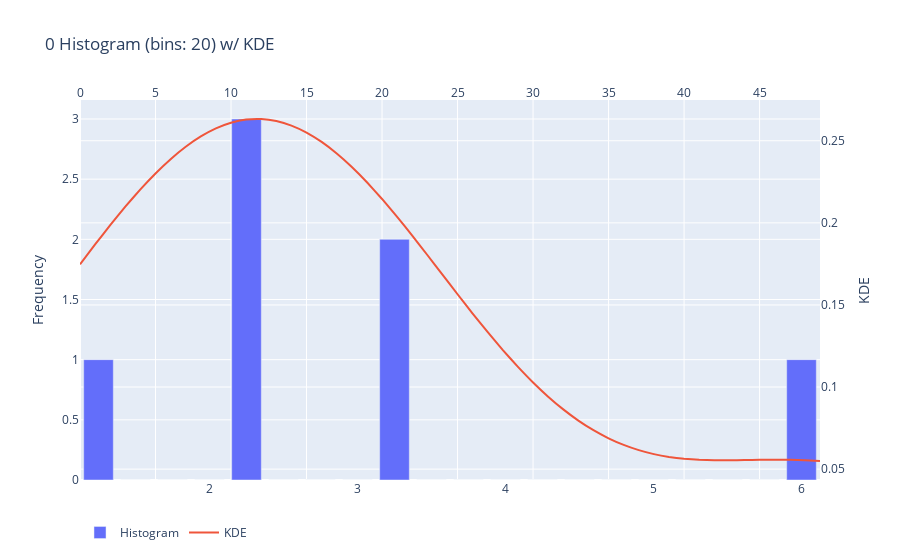
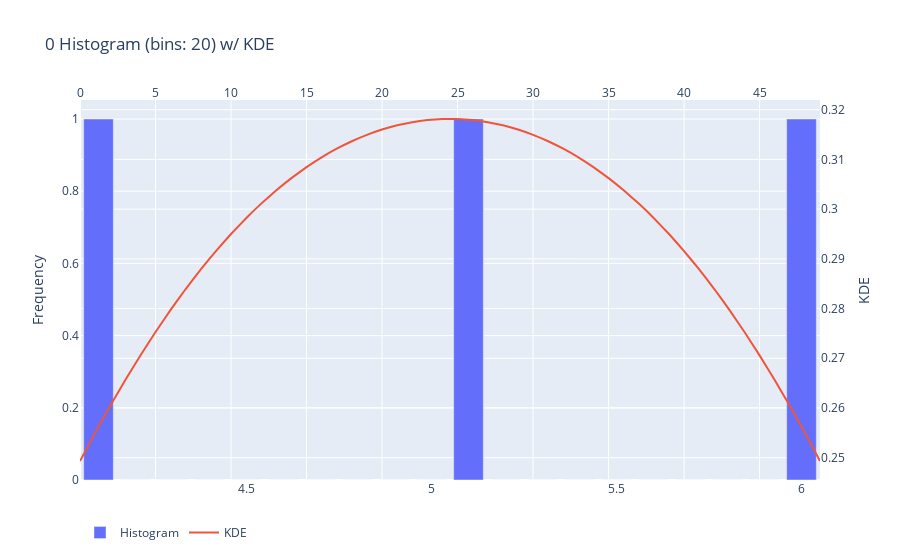

The notebook cell these images were saved under, in order:
### Code cell
# DISCLAIMER: 'df' refers to the data you passed in when calling 'dtale.show'


import pandas as pd


def HistogramCodeExport(df):

    # DISCLAIMER: 'df' refers to the data you passed in when calling 'dtale.show'

    import numpy as np
    import pandas as pd
    import plotly.graph_objs as go

    if isinstance(df, (pd.DatetimeIndex, pd.MultiIndex)):
        df = df.to_frame(index=False)

    # remove any pre-existing indices for ease of use in the D-Tale code, but this is not required
    df = df.reset_index().drop('index', axis=1, errors='ignore')
    df.columns = [str(c) for c in df.columns]  # update columns to strings in case they are numbers

    s = df[~pd.isnull(df['0'])][['0']]
    chart, labels = np.histogram(s['0'], bins=20)
    import scipy.stats as sts
    kde = sts.gaussian_kde(s['0'])
    kde_data = kde.pdf(np.linspace(labels.min(), labels.max()))
    # main statistics
    stats = df['0'].describe().to_frame().T
    charts = [
        go.Bar(x=labels[1:], y=chart, name='Histogram'),
        go.Scatter(
            x=list(range(len(kde_data))), y=kde_data, name='KDE', yaxis='y2', xaxis='x2', line={'shape': 'spline', 'smoothing': 0.3}, mode='lines'
        )
    ]
    figure = go.Figure(data=charts, layout=go.Layout({
        'barmode': 'group',
        'legend': {'orientation': 'h'},
        'title': {'text': '0 Histogram (bins: 20) w/ KDE'},
        'xaxis2': {'anchor': 'y', 'overlaying': 'x', 'side': 'top'},
        'yaxis': {'side': 'left', 'title': {'text': 'Frequency'}},
        'yaxis2': {'overlaying': 'y', 'side': 'right', 'title': {'text': 'KDE'}}
    }))

    # If you're having trouble viewing your chart in your notebook try passing your 'chart' into this snippet:
    #
    # from plotly.offline import iplot, init_notebook_mode
    #
    # init_notebook_mode(connected=True)
    # for chart in charts:
    #     chart.pop('id', None) # for some reason iplot does not like 'id'
    # iplot(figure)
    # DISCLAIMER: 'df' refers to the data you passed in when calling 'dtale.show'

    import numpy as np
    import pandas as pd
    import plotly.graph_objs as go

    if isinstance(df, (pd.DatetimeIndex, pd.MultiIndex)):
        df = df.to_frame(index=False)

    # remove any pre-existing indices for ease of use in the D-Tale code, but this is not required
    df = df.reset_index().drop('index', axis=1, errors='ignore')
    df.columns = [str(c) for c in df.columns]  # update columns to strings in case they are numbers

    s = df[~pd.isnull(df['0'])][['0']]
    chart, labels = np.histogram(s['0'], bins=20)
    import scipy.stats as sts
    kde = sts.gaussian_kde(s['0'])
    kde_data = kde.pdf(np.linspace(labels.min(), labels.max()))
    # main statistics
    stats = df['0'].describe().to_frame().T
    charts = [
        go.Bar(x=labels[1:], y=chart, name='Histogram'),
        go.Scatter(
            x=list(range(len(kde_data))), y=kde_data, name='KDE',		yaxis='y2', xaxis='x2',		line={'shape': 'spline', 'smoothing': 0.3}, mode='lines'
        )
    ]
    figure = go.Figure(data=charts, layout=go.Layout({
        'barmode': 'group',
        'legend': {'orientation': 'h'},
        'title': {'text': '0 Histogram (bins: 20) w/ KDE'},
        'xaxis2': {'anchor': 'y', 'overlaying': 'x', 'side': 'top'},
        'yaxis': {'side': 'left', 'title': {'text': 'Frequency'}},
        'yaxis2': {'overlaying': 'y', 'side': 'right', 'title': {'text': 'KDE'}}
    }))

    # If you're having trouble viewing your chart in your notebook try passing your 'chart' into this snippet:
    #
    # from plotly.offline import iplot, init_notebook_mode
    #
    # init_notebook_mode(connected=True)
    # for chart in charts:
    #     chart.pop('id', None) # for some reason iplot does not like 'id'
    # iplot(figure)
    return figure


dfs = [pd.DataFrame([1,6,2,3,2,3,2]), 
       pd.DataFrame([4,5,6])]


for df in dfs:
    fig = HistogramCodeExport(df)
    fig.show()
    print(fig.data)

### Figure 1 — Plotly figure (JSON) as saved in the notebook; plotly's stock layout.template omitted (floating-point values rounded to 4 significant figures)
{"data": [{"name": "Histogram", "type": "bar", "x": [1.25, 1.5, 1.75, 2, 2.25, 2.5, 2.75, 3, 3.25, 3.5, 3.75, 4, 4.25, 4.5, 4.75, 5, 5.25, 5.5, 5.75, 6], "y": [1, 0, 0, 0, 3, 0, 0, 0, 2, 0, 0, 0, 0, 0, 0, 0, 0, 0, 0, 1]}, {"line": {"shape": "spline", "smoothing": 0.3}, "mode": "lines", "name": "KDE", "type": "scatter", "x": [0, 1, 2, 3, 4, 5, 6, 7, 8, 9, 10, 11, 12, 13, 14, 15, 16, 17, 18, 19, 20, 21, 22, 23, 24, 25, 26, 27, 28, 29, 30, 31, 32, 33, 34, 35, 36, 37, 38, 39, 40, 41, 42, 43, 44, 45, 46, 47, 48, 49], "xaxis": "x2", "y": [0.1748, 0.1869, 0.1986, 0.2099, 0.2204, 0.2301, 0.2388, 0.2464, 0.2527, 0.2576, 0.261, 0.2629, 0.2633, 0.262, 0.2593, 0.255, 0.2493, 0.2423, 0.234, 0.2247, 0.2146, 0.2037, 0.1922, 0.1804, 0.1685, 0.1565, 0.1448, 0.1334, 0.1225, 0.1123, 0.1028, 0.09416, 0.0864, 0.07958, 0.07371, 0.06877, 0.06474, 0.06155, 0.05915, 0.05743, 0.05631, 0.05566, 0.05539, 0.05537, 0.05549, 0.05565, 0.05575, 0.05572, 0.05547, 0.05495], "yaxis": "y2"}], "layout": {"autosize": true, "barmode": "group", "legend": {"orientation": "h"}, "title": {"text": "0 Histogram (bins: 20) w/ KDE"}, "xaxis": {"autorange": true, "range": [1.125, 6.125], "type": "linear"}, "xaxis2": {"anchor": "y", "autorange": true, "overlaying": "x", "range": [0, 49], "side": "top", "type": "linear"}, "yaxis": {"autorange": true, "range": [0, 3.158], "side": "left", "title": {"text": "Frequency"}, "type": "linear"}, "yaxis2": {"autorange": true, "overlaying": "y", "range": [0.04338, 0.2748], "side": "right", "title": {"text": "KDE"}, "type": "linear"}}}

### Figure 2 — Plotly figure (JSON) as saved in the notebook; plotly's stock layout.template omitted (floating-point values rounded to 4 significant figures)
{"data": [{"name": "Histogram", "type": "bar", "x": [4.1, 4.2, 4.3, 4.4, 4.5, 4.6, 4.7, 4.8, 4.9, 5, 5.1, 5.2, 5.3, 5.4, 5.5, 5.6, 5.7, 5.8, 5.9, 6], "y": [1, 0, 0, 0, 0, 0, 0, 0, 0, 0, 1, 0, 0, 0, 0, 0, 0, 0, 0, 1]}, {"line": {"shape": "spline", "smoothing": 0.3}, "mode": "lines", "name": "KDE", "type": "scatter", "x": [0, 1, 2, 3, 4, 5, 6, 7, 8, 9, 10, 11, 12, 13, 14, 15, 16, 17, 18, 19, 20, 21, 22, 23, 24, 25, 26, 27, 28, 29, 30, 31, 32, 33, 34, 35, 36, 37, 38, 39, 40, 41, 42, 43, 44, 45, 46, 47, 48, 49], "xaxis": "x2", "y": [0.2493, 0.255, 0.2604, 0.2656, 0.2706, 0.2753, 0.2797, 0.2839, 0.2879, 0.2916, 0.295, 0.2982, 0.3011, 0.3038, 0.3062, 0.3084, 0.3104, 0.3121, 0.3137, 0.3149, 0.316, 0.3169, 0.3175, 0.3179, 0.3181, 0.3181, 0.3179, 0.3175, 0.3169, 0.316, 0.3149, 0.3137, 0.3121, 0.3104, 0.3084, 0.3062, 0.3038, 0.3011, 0.2982, 0.295, 0.2916, 0.2879, 0.2839, 0.2797, 0.2753, 0.2706, 0.2656, 0.2604, 0.255, 0.2493], "yaxis": "y2"}], "layout": {"autosize": true, "barmode": "group", "legend": {"orientation": "h"}, "title": {"text": "0 Histogram (bins: 20) w/ KDE"}, "xaxis": {"autorange": true, "range": [4.05, 6.05], "type": "linear"}, "xaxis2": {"anchor": "y", "autorange": true, "overlaying": "x", "range": [0, 49], "side": "top", "type": "linear"}, "yaxis": {"autorange": true, "range": [0, 1.053], "side": "left", "title": {"text": "Frequency"}, "type": "linear"}, "yaxis2": {"autorange": true, "overlaying": "y", "range": [0.2455, 0.322], "side": "right", "title": {"text": "KDE"}, "type": "linear"}}}
